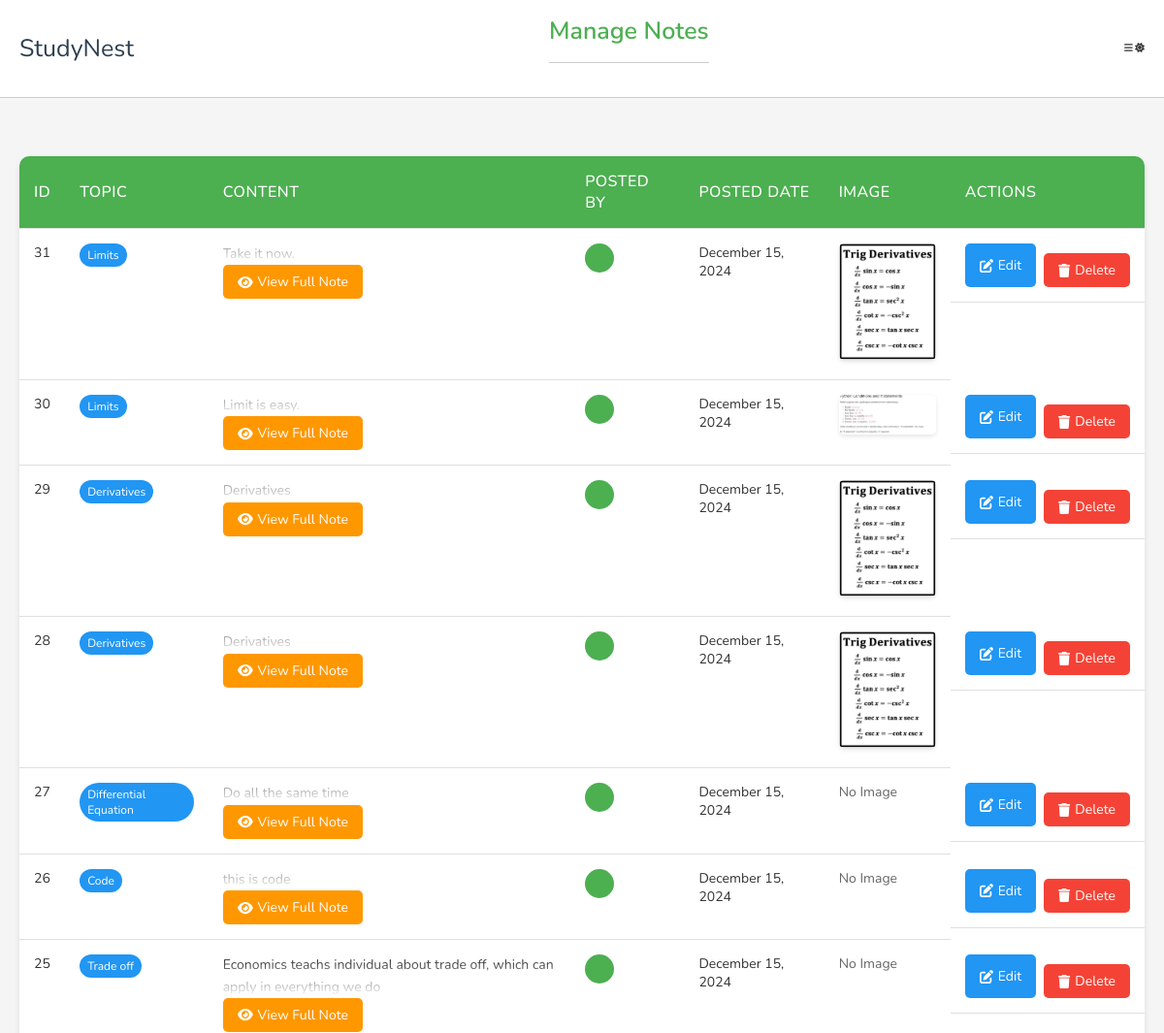
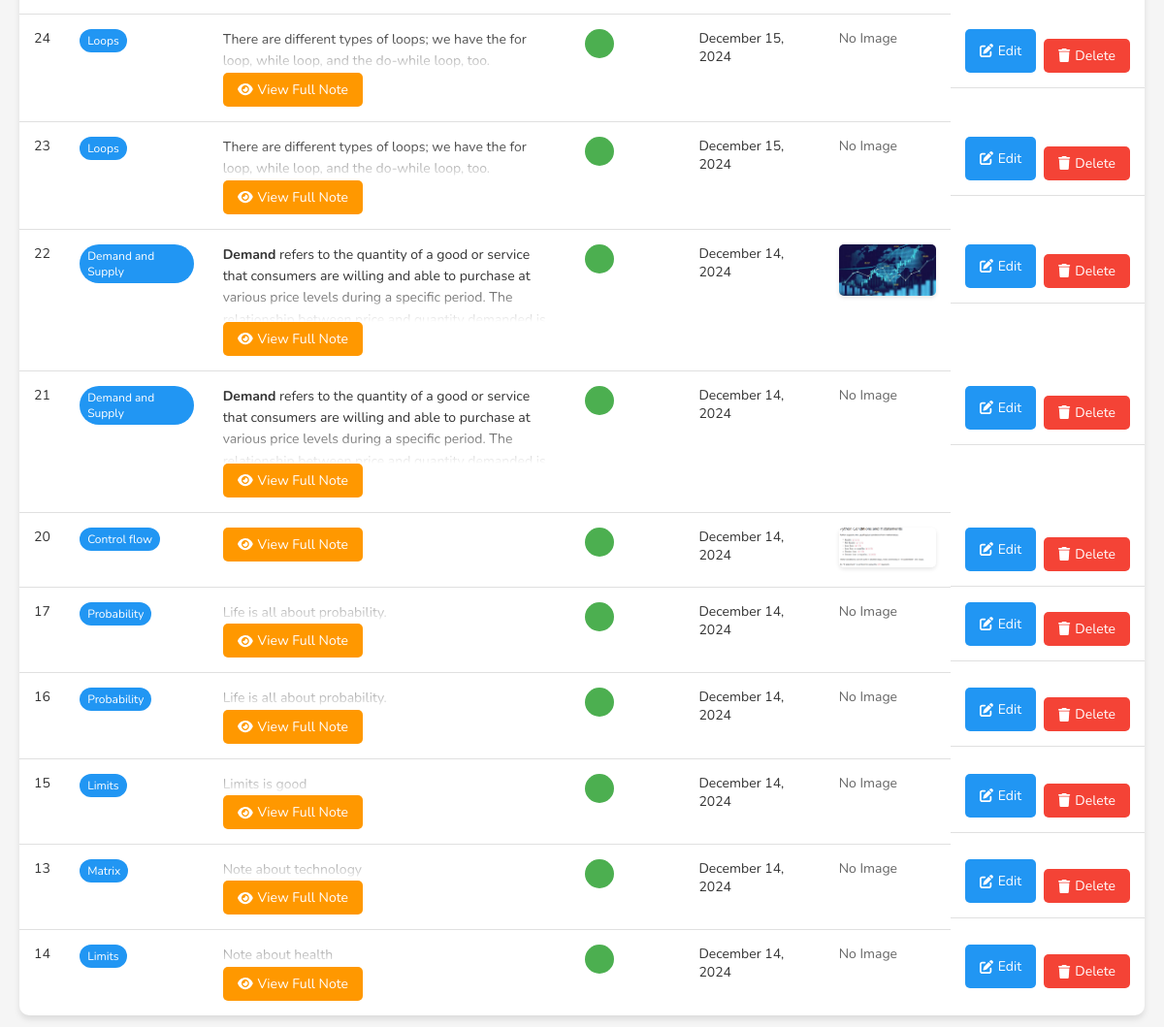
/manaNotes.php (signed in), run on the app's committed database (2 pictures, top to bottom).
### tables this page shows
CREATE TABLE `notes` (
  `noteId` int(11) NOT NULL,
  `userId` int(11) DEFAULT NULL,
  `topicId` int(11) NOT NULL,
  `noteText` text NOT NULL,
  `created_at` timestamp NOT NULL DEFAULT current_timestamp(),
  `updated_at` timestamp NOT NULL DEFAULT current_timestamp() ON UPDATE current_timestamp(),
  `image_path` varchar(255) DEFAULT NULL
);

CREATE TABLE `topics` (
  `topicId` int(11) NOT NULL,
  `courseId` int(11) NOT NULL,
  `topicName` varchar(100) NOT NULL
);

### manaNotes.php (the view, shortened to what this page needs)
<?php
include './db/db_connect.php';
$query = "SELECT n.*, u.firstName, u.lastName, t.topicName
          FROM notes n
          LEFT JOIN users u ON n.userId = u.userId
          LEFT JOIN topics t ON n.topicId = t.topicId
          ORDER BY n.created_at DESC";
$result = $conn->query($query);
?>
<!DOCTYPE html>
<html lang="en">
<head>
    <link rel="stylesheet" href="./css/style.css">
</head>
<body>
    <header class="header">
        <section class="flex">
            <a href="admin_dashboard.php" class="logo">StudyNest</a>
            <h1 class="heading">Manage Notes</h1>
            <div class="icons">
                <div id="menu-btn" class="fas fa-bars"></div>
                <div id="toggle-btn" class="fas fa-sun"></div>
            </div>
        </section>
    </header>
    <div class="container">
        <table class="notes-table">
            <thead>
                <tr>
                    <th>ID</th>
                    <th>Topic</th>
                    <th>Content</th>
                    <th>Posted By</th>
                    <th>Posted Date</th>
                    <th>Image</th>
                    <th>Actions</th>
                </tr>
            </thead>
            <tbody>
                <?php
                if ($result && $result->num_rows > 0):
                    while ($note = $result->fetch_assoc()):
                        $initial = strtoupper(substr($note['firstName'], 0, 1));
                ?>
                    <tr>
                        <td><?php echo htmlspecialchars($note['noteId']); ?></td>
                        <td><span class="topic-badge"><?php echo htmlspecialchars($note['topicName']); ?></span></td>
                        <td>
                            <div class="note-content">
                                <?php echo $note['noteText']; ?>
                            </div>
                            <button class="action-btn view-btn" onclick="showNoteModal(<?php echo htmlspecialchars(json_encode($note['noteText'])); ?>)">
                                <i class="fas fa-eye"></i> View Full Note
                            </button>
                        </td>
                        <td>
                            <div class="user-info">
                                <div class="user-avatar"><?php echo $initial; ?></div>
                            </div>
                        </td>
                        <td class="date-cell"><?php echo date('F j, Y', strtotime($note['created_at'])); ?></td>
                        <td>
                            <?php if ($note['image_path']): ?>
                                <img src="uploads/<?php echo htmlspecialchars($note['image_path']); ?>"
                                     alt="Note Image"
                                     class="note-image"
                                     onclick="showImageModal('uploads/<?php echo htmlspecialchars($note['image_path']); ?>')">
                            <?php else: ?>
                                <span style="color: var(--text-light);">No Image</span>
                            <?php endif; ?>
                        </td>
                        <td class="action-buttons">
                            <a href="editNote.php?id=<?php echo $note['noteId']; ?>" class="action-btn edit-btn">
                                <i class="fas fa-edit"></i> Edit
                            </a>
                            <form method="POST" style="display: inline-flex;">
                                <button type="submit" name="delete" value="<?php echo $note['noteId']; ?>"
                                        class="action-btn delete-btn"
                                        onclick="return confirm('Are you sure you want to delete this note?');">
                                    <i class="fas fa-trash"></i> Delete
                                </button>
                            </form>
                        </td>
                    </tr>
                <?php
                    endwhile;
                endif; ?>
            </tbody>
        </table>
    </div>
</body>
</html>

### css/style.css (style rules this page uses)
:root { --main-color:#FF6B6B; --red:#e74c3c; --orange:#f39c12; --light-color:#888; --light-bg:#eee; --black:#2c3e50; --white:#fff; --border:.1rem solid rgba(0,0,0,.2); }
* { font-family: 'Nunito', sans-serif; margin:0; padding:0; box-sizing: border-box; outline: none; border:none; text-decoration: none; }
html { font-size: 62.5%; overflow-x: hidden; }
body { background-color: var(--light-bg); padding-left: 30rem; }
section { padding:2rem; margin: 0 auto; max-width: 1200px; }
.heading { font-size: 2.5rem; color:var(--black); margin-bottom: 2.5rem; border-bottom: var(--border); padding-bottom: 1.5rem; text-transform: capitalize; }
.inline-btn, .inline-option-btn, .inline-delete-btn, .btn, .delete-btn, .option-btn { border-radius: .5rem; color:#fff; font-size: 1.8rem; cursor: pointer; text-transform: capitalize; padding:1rem 3rem; text-align: center; margin-top: 1rem; }
.btn, .delete-btn, .option-btn { display: block; width: 100%; }
.delete-btn, .inline-delete-btn { background-color: var(--red); }
.header { position: sticky; top:0; left:0; right: 0; background-color: var(--white); z-index: 1000; border-bottom: var(--border); }
.header .flex { display: flex; align-items: center; justify-content: space-between; position: relative; padding: 1.5rem 2rem; }
.header .flex .logo { font-size: 2.5rem; color: var(--black); }
@media (max-width:1200px) { body { padding-left: 0; } }

### manaNotes.php (style rules this page uses)
:root { --primary-color: #4CAF50; --secondary-color: #2196F3; --accent-color: #FF9800; --danger-color: #f44336; --success-color: #4CAF50; --text-color: #333; --text-light: #666; --bg-color: #f5f5f5; --card-bg: #ffffff; --border-color: #e0e0e0; }
body { padding-left: 0 !important; font-family: 'Poppins', sans-serif; background-color: var(--bg-color); color: var(--text-color); }
.container { margin-top: 2rem; padding: 2rem; max-width: 1400px; margin-left: auto; margin-right: auto; }
.heading { color: var(--primary-color); font-size: 2.5rem; margin-bottom: 2rem; text-align: center; font-weight: 600; }
.notes-table { width: 100%; border-collapse: separate; border-spacing: 0; margin-top: 2rem; background: var(--card-bg); border-radius: 1rem; overflow: hidden; box-shadow: 0 4px 6px rgba(0, 0, 0, 0.1); }
.notes-table th, .notes-table td { padding: 1.5rem; text-align: left; border-bottom: 1px solid var(--border-color); }
.notes-table th { background: var(--primary-color); color: white; font-size: 1.6rem; font-weight: 500; text-transform: uppercase; letter-spacing: 0.5px; }
.notes-table td { font-size: 1.4rem; vertical-align: top; color: var(--text-color); }
.notes-table tr:last-child td { border-bottom: none; }
.action-buttons { display: flex; gap: 0.8rem; }
.action-btn { padding: 0.8rem 1.5rem; border-radius: 0.5rem; font-size: 1.4rem; cursor: pointer; text-decoration: none; transition: all 0.3s ease; border: none; display: inline-flex; align-items: center; justify-content: center; gap: 0.5rem; }
.edit-btn { background: var(--secondary-color); color: white; }
.delete-btn { background: var(--danger-color); color: white; }
.view-btn { background: var(--accent-color); color: white; }
.note-content { max-width: 40rem; max-height: 8rem; overflow: hidden; position: relative; line-height: 1.6; color: var(--text-color); }
.note-content:after { content: ''; position: absolute; bottom: 0; left: 0; width: 100%; height: 40px; background: linear-gradient(transparent, var(--card-bg)); }
.note-image { max-width: 100px; height: auto; cursor: pointer; border-radius: 0.5rem; transition: transform 0.3s ease; box-shadow: 0 2px 4px rgba(0, 0, 0, 0.1); }
.topic-badge { background: var(--secondary-color); color: white; padding: 0.4rem 0.8rem; border-radius: 2rem; font-size: 1.2rem; display: inline-block; }
.date-cell { color: var(--text-light); font-size: 1.3rem; }
.user-info { display: flex; align-items: center; gap: 0.5rem; }
.user-avatar { width: 30px; height: 30px; background: var(--primary-color); border-radius: 50%; display: flex; align-items: center; justify-content: center; color: white; font-size: 1.2rem; }

### data on the page
notes: noteId "31", topicId.topicName "Limits", noteText "Take it now.", created_at "December 15, 2024", image_path (picture)
notes: noteId "30", topicId.topicName "Limits", noteText "Limit is easy.", created_at "December 15, 2024", image_path (picture)
notes: noteId "29", topicId.topicName "Derivatives", noteText "Derivatives", created_at "December 15, 2024", image_path (picture)
notes: noteId "28", topicId.topicName "Derivatives", noteText "Derivatives", created_at "December 15, 2024", image_path (picture)
notes: noteId "27", topicId.topicName "Differential Equation", noteText "Do all the same time", created_at "December 15, 2024", shows "No Image"
notes: noteId "26", topicId.topicName "Code", noteText "this is code", created_at "December 15, 2024", shows "No Image"
notes: noteId "25", topicId.topicName "Trade off", noteText "Economics teachs individual about trade off, which can apply in everything we do", created_at "December 15, 2024", shows "No Image"
notes: noteId "24", topicId.topicName "Loops", noteText "There are different types of loops; we have the for loop, while loop, and the do-while loop, too.", created_at "December 15, 2024", shows "No Image"
notes: noteId "23", topicId.topicName "Loops", noteText "There are different types of loops; we have the for loop, while loop, and the do-while loop, too.", created_at "December 15, 2024", shows "No Image"
notes: noteId "22", topicId.topicName "Demand and Supply", noteText "Demand refers to the quantity of a good or service that consumers are willing and able to purchase at various price levels during a specific period. The…", created_at "December 14, 2024", image_path (picture)
notes: noteId "21", topicId.topicName "Demand and Supply", noteText "Demand refers to the quantity of a good or service that consumers are willing and able to purchase at various price levels during a specific period. The…", created_at "December 14, 2024", shows "No Image"
notes: noteId "20", topicId.topicName "Control flow", created_at "December 14, 2024", image_path (picture)
notes: noteId "17", topicId.topicName "Probability", noteText "Life is all about probability.", created_at "December 14, 2024", shows "No Image"
notes: noteId "16", topicId.topicName "Probability", noteText "Life is all about probability.", created_at "December 14, 2024", shows "No Image"
notes: noteId "15", topicId.topicName "Limits", noteText "Limits is good", created_at "December 14, 2024", shows "No Image"
notes: noteId "13", topicId.topicName "Matrix", noteText "Note about technology", created_at "December 14, 2024", shows "No Image"
notes: noteId "14", topicId.topicName "Limits", noteText "Note about health", created_at "December 14, 2024", shows "No Image"
